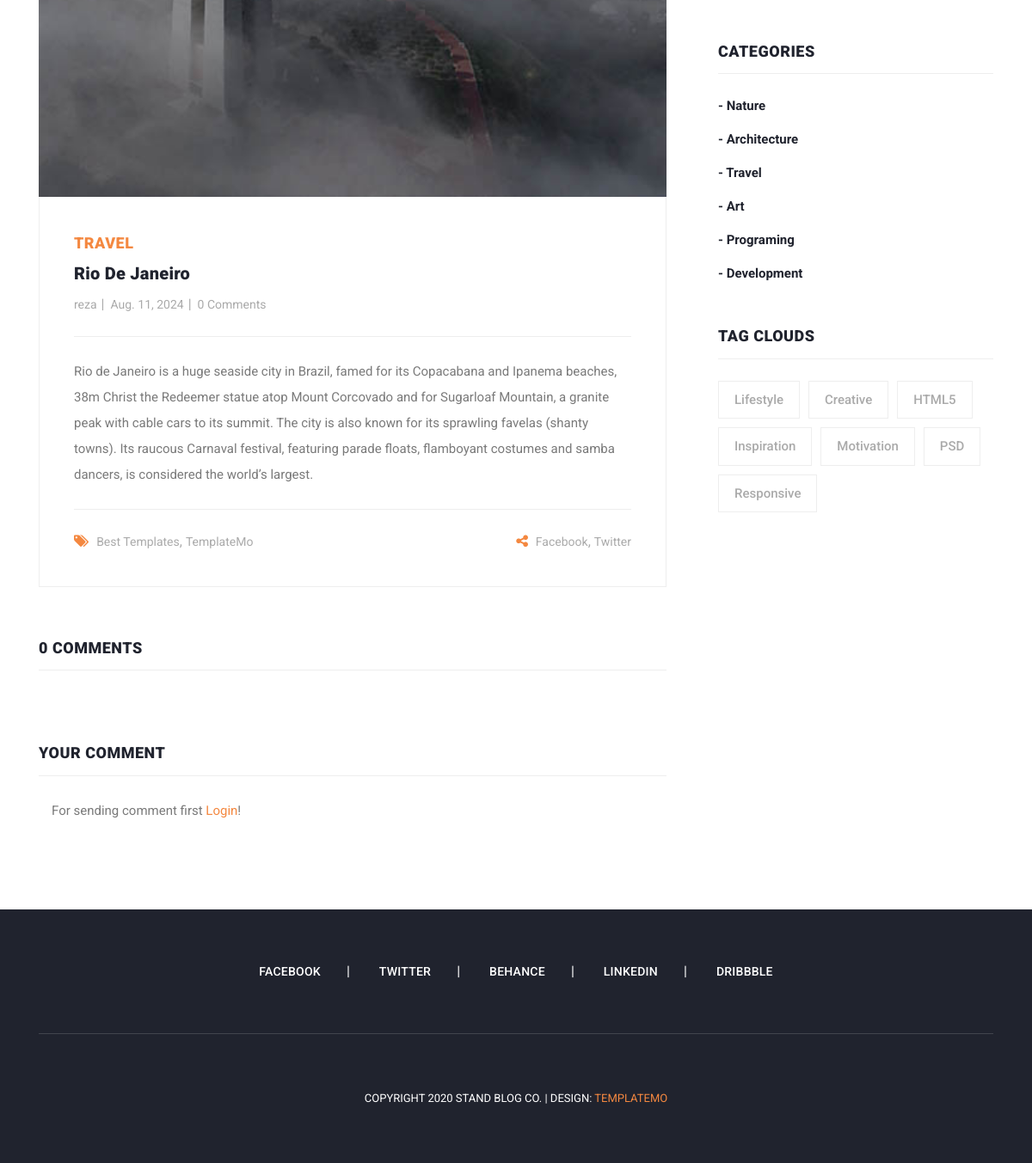
Page /posts/1/ (lower part) on the earlier database version.
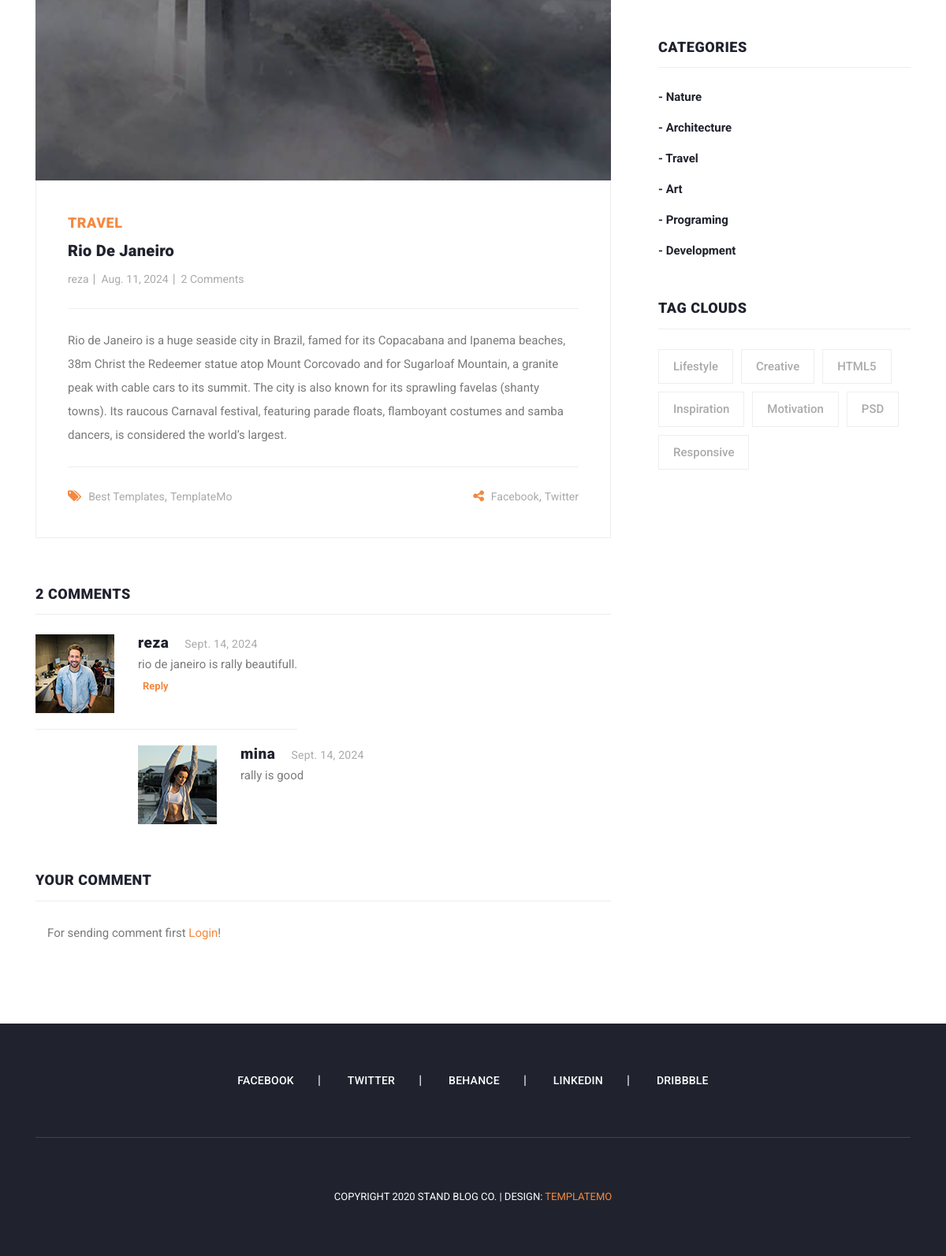
Same page on the later database version.
### blog_app/models.py (models this page shows, shortened)
class Category(models.Model):
    title = models.CharField(max_length=100)
    created = models.TimeField(auto_now_add=True)
    def __str__(self):
        return self.title

class Post(models.Model):
    author = models.ForeignKey(User, on_delete=models.CASCADE)
    title = models.CharField(max_length=100, unique_for_date='pub_date')
    category = models.ManyToManyField(Category)
    body = models.TextField()
    image = models.ImageField(upload_to='img/post')
    published = models.BooleanField(default=True)
    created = models.DateField(auto_now_add=True)
    updated = models.DateField(auto_now=True)
    pub_date = models.DateField(default=timezone.now())
    objects = ModelManager()
    class Meta:
        ordering = ('created',)
    def get_absolute_url(self):
        return reverse('blog:post_details', kwargs={'pk': self.pk})

class Comment(models.Model):
    post = models.ForeignKey(Post, on_delete=models.CASCADE, related_name='comments')
    user = models.ForeignKey(User, on_delete=models.CASCADE, related_name='comments')
    parent = models.ForeignKey('self', blank=True, null=True, on_delete=models.CASCADE, related_name='replies')
    body = models.TextField()
    created = models.DateField(auto_now_add=True)

### account_app/models.py (models this page shows, shortened)
class Profile(models.Model):
    user = models.OneToOneField(User, on_delete=models.CASCADE)
    national_code = models.CharField(max_length=10)
    image = models.ImageField(upload_to='profile/img', blank=True, null=True)

### blog_app/views.py (the view)
# urls.py: path('posts/<int:pk>/', views.post_details, name='post_details'),
def post_details(request, pk):
    post = get_object_or_404(Post, pk=pk)
    if request.method == 'POST':
        parent_id = request.POST.get('parent_id')
        body = request.POST.get('body')
        Comment.objects.create(post=post, user=request.user, body=body, parent_id=parent_id)
    return render(request, 'blog_app/post_details.html', {'post': post})

### context_processors/context_processors.py (called while the page is built)
def recent_posts(request):
    return {'recent_posts': Post.objects.order_by('-created')[:3]}

def categorise(request):
    return {'categorise': Category.objects.all()}

### blog_app/templates/blog_app/post_details.html (shortened to what the changed rows need)
{% extends 'base.html' %}
{% load static %}
{% block content %}
    <section class="blog-posts grid-system">
        <div class="container">
            <div class="row">
                <div class="col-lg-8">
                    <div class="all-blog-posts">
                        <div class="row">
                            <div class="col-lg-12">
                                <div class="blog-post">
                                    <div class="blog-thumb">
                                        <img src="{{ post.image.url }}" alt="">
                                    </div>
                                    <div class="down-content">
                                        {% for cat in post.category.all %}
                                            <span style="margin-right: 15px">{{ cat }}</span>
                                        {% endfor %}
                                        <a href="post-details.html"><h4>{{ post.title }}</h4></a>
                                        <ul class="post-info">
                                            <li><a href="#">{{ post.author }}</a></li>
                                            <li><a href="#">{{ post.created }}</a></li>
                                            <li><a href="#">{{ post.comments.count }} Comments</a></li>
                                        </ul>
                                        <p>{{ post.body }}</p>
                                        <div class="post-options">
                                            <div class="row">
                                            </div>
                                        </div>
                                    </div>
                                </div>
                            </div>
                            <div class="col-lg-12">
                                <div class="sidebar-item comments">
                                    <div class="sidebar-heading">
                                        <h2>{{ post.comments.count }} comments</h2>
                                    </div>
                                    <div class="content">
                                        <ul>
                                            {% for comment in post.comments.all %}
                                                {% if comment.parent == None %}
                                                    <li style="display: table">
                                                        <div class="author-thumb">
                                                            {% if comment.user.profile.image %}
                                                                <img src="{{ comment.user.profile.image.url }}"
                                                                     alt="profile_img">
                                                            {% else %}
                                                                <img src="{% static 'icon/profile.png' %}"
                                                                     alt="profile_img">
                                                            {% endif %}
                                                        </div>
                                                        <div class="right-content">
                                                            <h4>{{ comment.user.username }}<span>{{ comment.created }}</span>
                                                            </h4>
                                                            <p>{{ comment.body }}</p>
                                                            <button onclick="is_reply({{ comment.id }})"
                                                                    style=" font-weight: bold ; font-size: 13px;  background: transparent; border: none; color: #f48840">
                                                                Reply
                                                            </button>
                                                        </div>
                                                    </li>
                                                    {% for reply in comment.replies.all %}
                                                        <li class="replied" style="display: table">
                                                            <div class="author-thumb">
                                                                {% if reply.user.profile.image %}
                                                                    <img src="{{ reply.user.profile.image.url }}"
                                                                         alt="profile_img">
                                                                {% else %}
                                                                    <img src="{% static 'icon/profile.png' %}"
                                                                         alt="profile_img">
                                                                {% endif %}
                                                            </div>
                                                            <div class="right-content">
                                                                <h4>{{ reply.user.username }}<span>{{ reply.created }}</span>
                                                                </h4>
                                                                <p>{{ reply.body }}</p>
                                                            </div>
                                                        </li>
                                                    {% endfor %}
                                                {% endif %}
                                            {% endfor %}
                                        </ul>
                                    </div>
                                </div>
                            </div>
                            <div class="col-lg-12">
                                <div class="sidebar-item submit-comment">
                                    <div class="sidebar-heading">
                                        <h2>Your comment</h2>
                                    </div>
                                </div>
                            </div>
                        </div>
                    </div>
                </div>
                {% include 'includes/sidebar.html' %}
            </div>
        </div>
    </section>
{% endblock %}

### templates/includes/sidebar.html (shortened to what this page needs)
<div class="col-lg-4">
    <div class="sidebar">
        <div class="row">
            <div class="col-lg-12">
                <div class="sidebar-item categories">
                    <div class="sidebar-heading">
                        <h2>Categories</h2>
                    </div>
                    <div class="content">
                        <ul>
                            {% for cat in categorise %}
                                <li><a href="{% url 'blog:category_details' cat.pk %}">- {{ cat.title }}</a></li>
                            {% endfor %}
                        </ul>
                    </div>
                </div>
            </div>
            <div class="col-lg-12">
                <div class="sidebar-item tags">
                    <div class="sidebar-heading">
                        <h2>Tag Clouds</h2>
                    </div>
                    <div class="content">
                        <ul>
                            <li><a href="#">Lifestyle</a></li>
                            <li><a href="#">Creative</a></li>
                            <li><a href="#">HTML5</a></li>
                            <li><a href="#">Inspiration</a></li>
                            <li><a href="#">Motivation</a></li>
                            <li><a href="#">PSD</a></li>
                            <li><a href="#">Responsive</a></li>
                        </ul>
                    </div>
                </div>
            </div>
        </div>
    </div>
</div>

Differences in the rows shown:
computed for Post "Rio De Janeiro": comments.count "0" → "2"
added Comment: user.profile.image (picture), user.username "reza", created "Sept. 14, 2024", body "rio de janeiro is rally beautifull.", shown under "2 COMMENTS"
added Comment: user.profile.image (picture), user.username "mina", created "Sept. 14, 2024", body "rally is good", shown under "reza"
